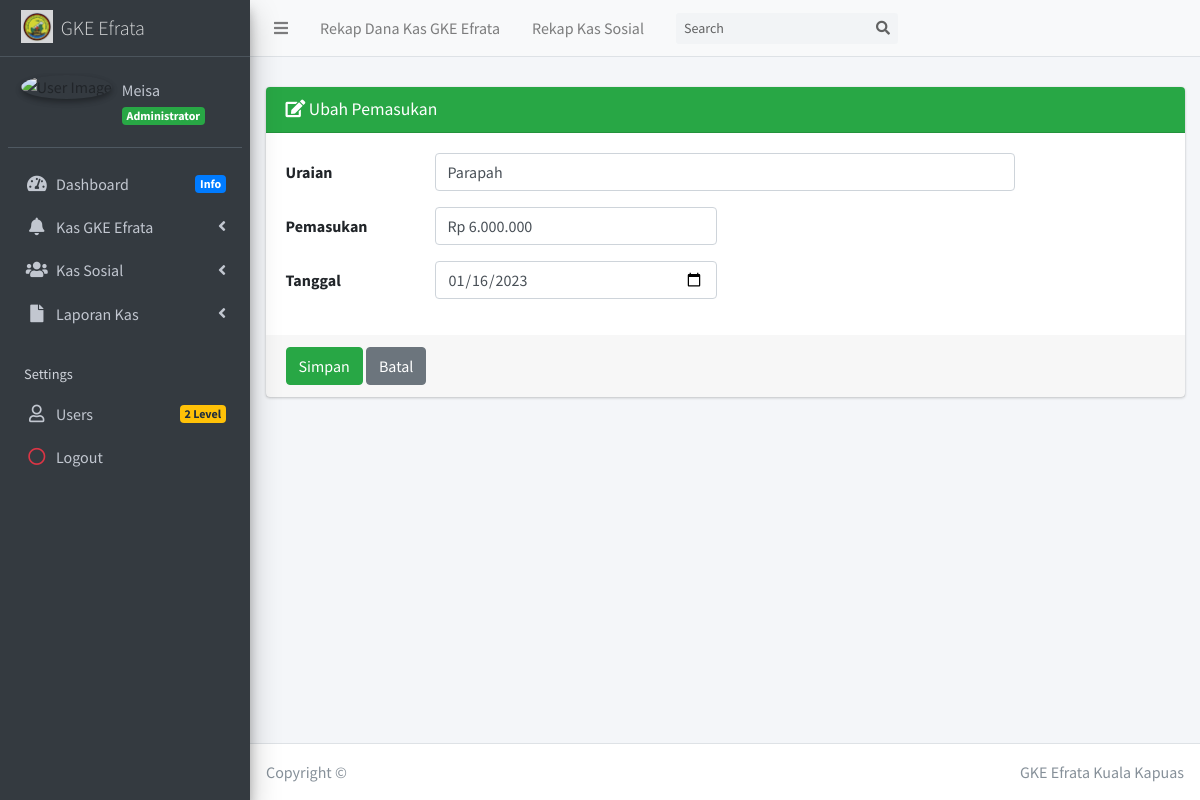
/?page=i_edit_km&kode=0 (signed in), run on the app's committed database.
### tables this page shows
CREATE TABLE IF NOT EXISTS `dana_kas` (
  `id_kas` int(11) NOT NULL,
  `tgl_kas` date NOT NULL,
  `uraian_kas` varchar(200) NOT NULL,
  `masuk` int(11) NOT NULL,
  `keluar` int(11) NOT NULL,
  `jenis` enum('Masuk','Keluar') NOT NULL,
  `waktu` timestamp NOT NULL DEFAULT CURRENT_TIMESTAMP ON UPDATE CURRENT_TIMESTAMP,
  PRIMARY KEY (`id_kas`)
);

### bendahara/efrata/in/edit_kas.php (the view, shortened to what this page needs)
<?php
    if(isset($_GET['kode'])){
        $sql_cek = "SELECT * FROM dana_kas WHERE id_kas='".$_GET['kode']."'";
        $query_cek = mysqli_query($koneksi, $sql_cek);
        $data_cek = mysqli_fetch_array($query_cek,MYSQLI_BOTH);
    }
?>
<div class="card card-success">
	<div class="card-header">
		<h3 class="card-title">
			<i class="fa fa-edit"></i> Ubah Pemasukan</h3>
	</div>
	<form action="" method="post" enctype="multipart/form-data">
		<div class="card-body">
			<div class="form-group row">
				<label class="col-sm-2 col-form-label">Uraian</label>
				<div class="col-sm-8">
					<input type="text" class="form-control" id="uraian_kas" name="uraian_kas" value="<?php echo $data_cek['uraian_kas']; ?>"
					/>
				</div>
			</div>
			<div class="form-group row">
				<label class="col-sm-2 col-form-label">Pemasukan</label>
				<div class="col-sm-4">
					<input type="text" class="form-control" id="masuk" name="masuk" value="Rp <?php echo number_format(($data_cek['masuk']),0,'','.')?>"
					/>
				</div>
			</div>
			<div class="form-group row">
				<label class="col-sm-2 col-form-label">Tanggal</label>
				<div class="col-sm-4">
					<input type="date" class="form-control" id="tgl_kas" name="tgl_kas" value="<?php echo $data_cek['tgl_kas']; ?>"
					/>
				</div>
			</div>
		</div>
		<div class="card-footer">
			<input type="submit" name="Ubah" value="Simpan" class="btn btn-success">
			<a href="?page=i_data_kas" title="Kembali" class="btn btn-secondary">Batal</a>
		</div>
	</form>
</div>

### data on the page
dana_kas: uraian_kas "Parapah", masuk "Rp 6.000.000", tgl_kas "01/16/2023"

### other printed values
$data_nama "Meisa"
$data_level "Administrator"
